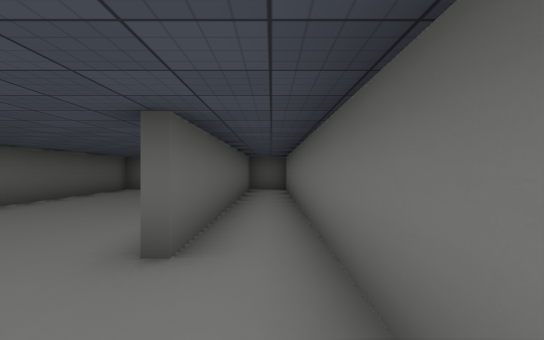
[1] (above)

20 first-person views from a walk through a 3-D level made in the Unity game engine. The camera is 1.5 m above the floor, looks level and sees 85° across. The floor is counted in squares, 2 m on a side. Each view is taken from the middle of a square. On the plan, view 1 faces up. The plan holds only what a view shows up to about 10 squares ahead; the rest is blank. The place goes on beyond the plan. The player is left out. Some animated figures are not drawn. Some surface patterns are stand-ins.

[2]
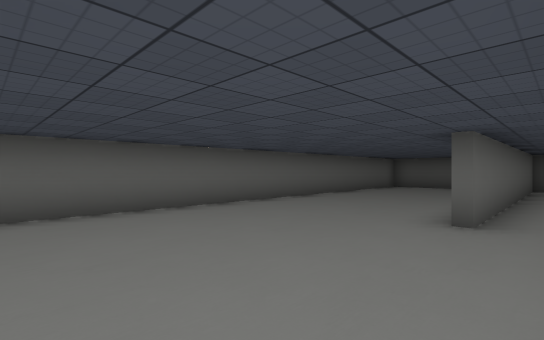

[3]
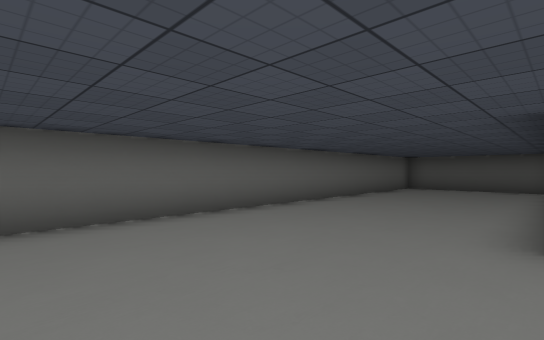

[4]
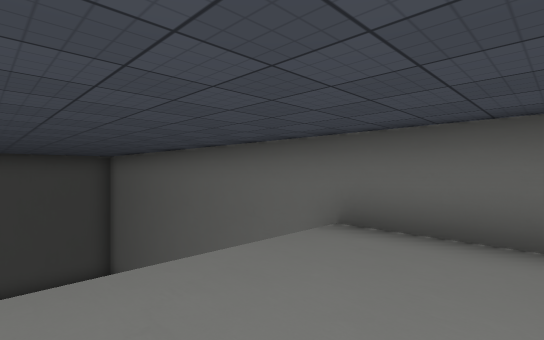

[5]
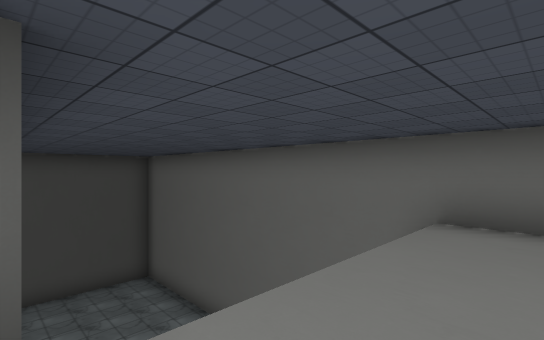

[6]
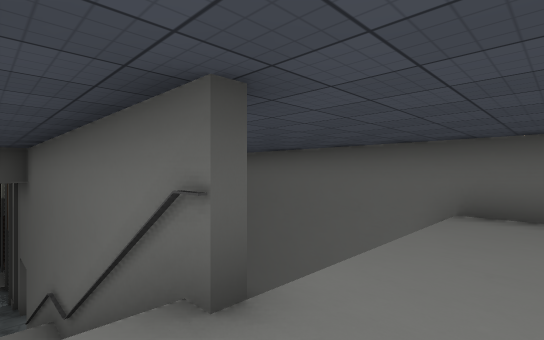

[7]
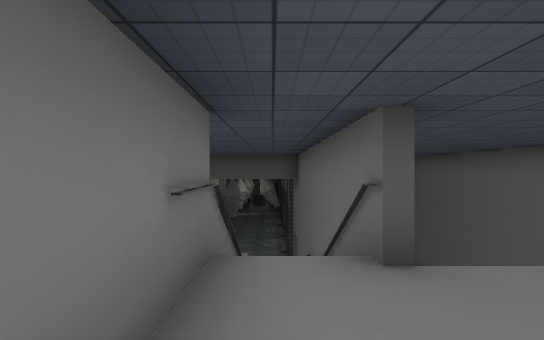

[8]
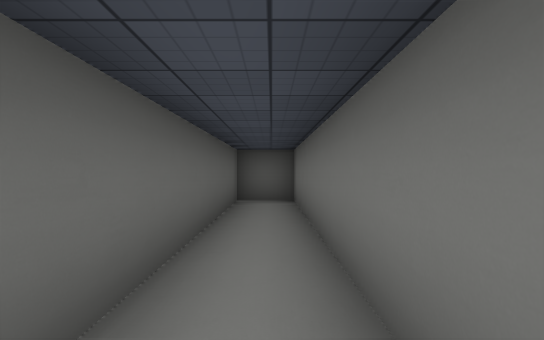

[9]
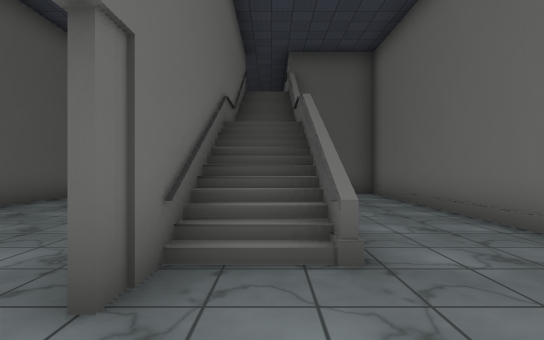

[10]
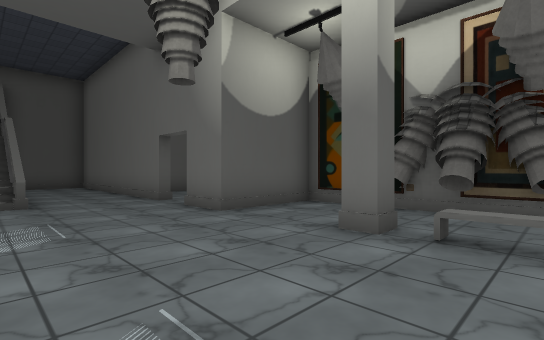

[11]
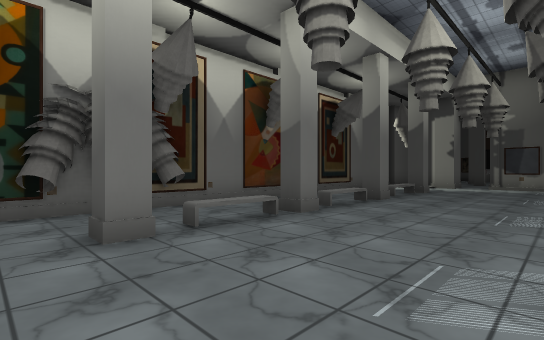

[12]
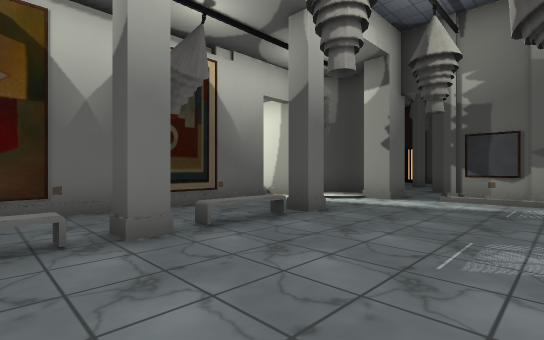

[13]
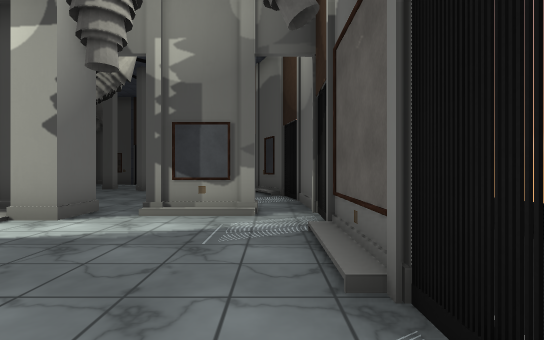

[14]
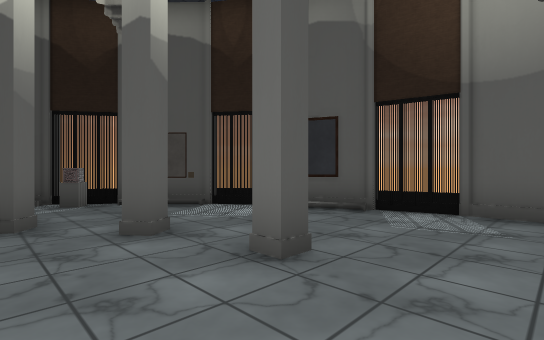

[15]
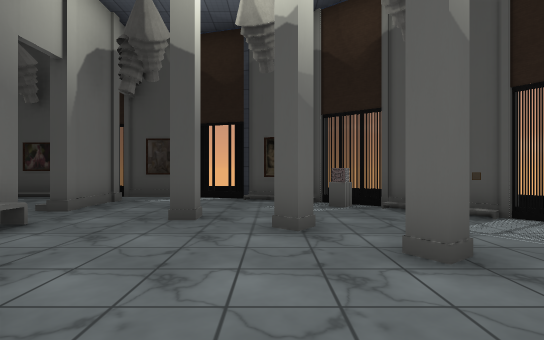

[16]
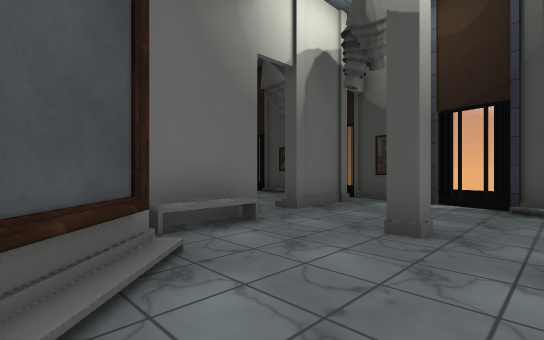

[17]
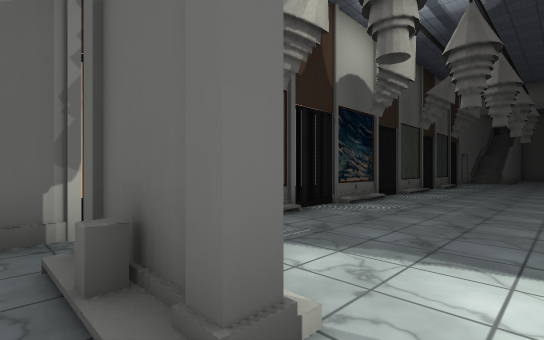

[18]
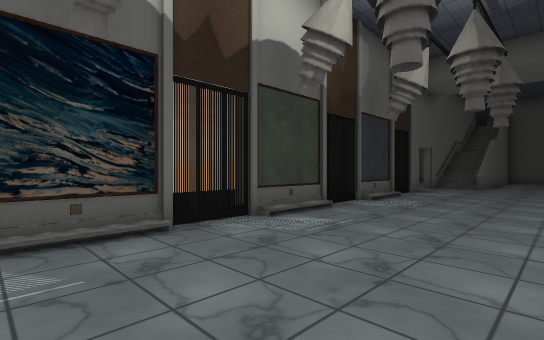

[19]
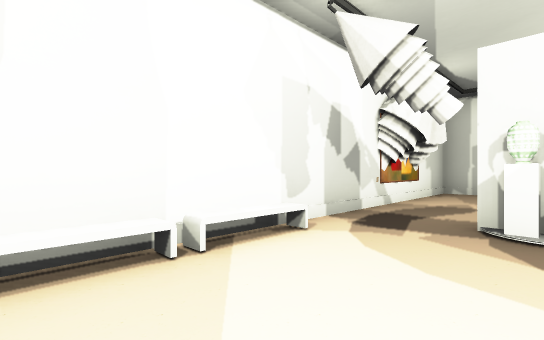

[20]
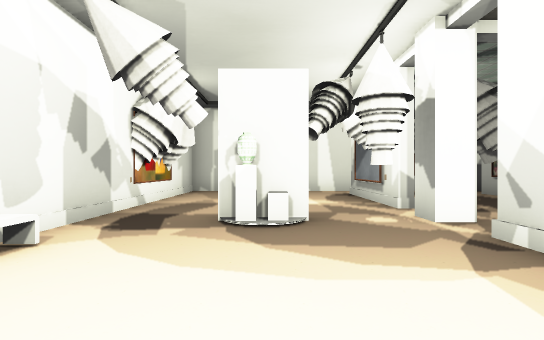

### Floor plan
Key: @ floor where view 1 was taken; # wall or solid block; x gap in a wall; . main floor; : floor 0.25 m higher than the main floor; + floor 6.5 m higher than the main floor; / step, stairs or slope; = window, fence, low wall or low ledge; ^ raised ledge; P painting; B bench; A vase; O other object.
Columns run from 6 left of view 1 to 14 right of it. Each row starts with its distance up from view 1.
 12    #####
 11    ++#+#
 10 #++++#+#
  9 #++++#+#
  8 #++++#+#
  7 #++++#+#
  6 #++++#+#
  5 #++++#+#
  4 #++++#+#
  3 #++++#+#
  2 #++++++#
  1 #++++++#
  0 #+++++@#
 -1 #++++++#
 -2 #++++++####
 -3 #    #/#..#
 -4 #.   #/#..#
 -5 #.   #/...#
 -6 #..  #/...#
 -7 #... #/=..#
 -8 #... #/...#
 -9 #....#/...#
-10 #....#.....
-11 #.........
-12   ...#....####
-13   ^^^#......#.  ..
-14      #......P.  ..#
-15      #....#.O.. .P#
-16      #....B.O.. ..# .
-17      #....B.OP. ..x..
-18      #....#.#.. ..#x
-19      #....B.#..AO..
-20      #....B.P..O..#
-21      #....#.B.....
-22      #......#....
-23      #....B.BP..
-24      #......#
-25      #......#
-26      #.....
-27      #.P...:##
-28      #.O#.###
-29      #......
-30      #......O
-31      #...#...##
-32      ^/.......#
-33       O...#...B#
-34       #/...#...#
-35        #:...#....
-36         #/O....#..
-37          ##....#...
-38            ###.. ..
-39               #^ ^^

Positions as (right, up) in squares from view 1, and headings:
1: (0, 0), facing up
2: (0, -2), facing up-left
3: (-1, -1), facing up-left
4: (-2, 0), facing down-left
5: (-1, -1), facing down-left
6: (0, -1), facing down-left
7: (0, 0), facing down
8: (0, 4), facing up
9: (0, -12), facing up
10: (0, -17), facing up-right
11: (0, -14), facing down-right
12: (0, -20), facing down-right
13: (0, -23), facing down
14: (5, -29), facing down-left
15: (5, -30), facing down
16: (5, -31), facing down-right
17: (3, -29), facing up-left
18: (3, -23), facing up-left
19: (9, -23), facing up-left
20: (9, -23), facing up
